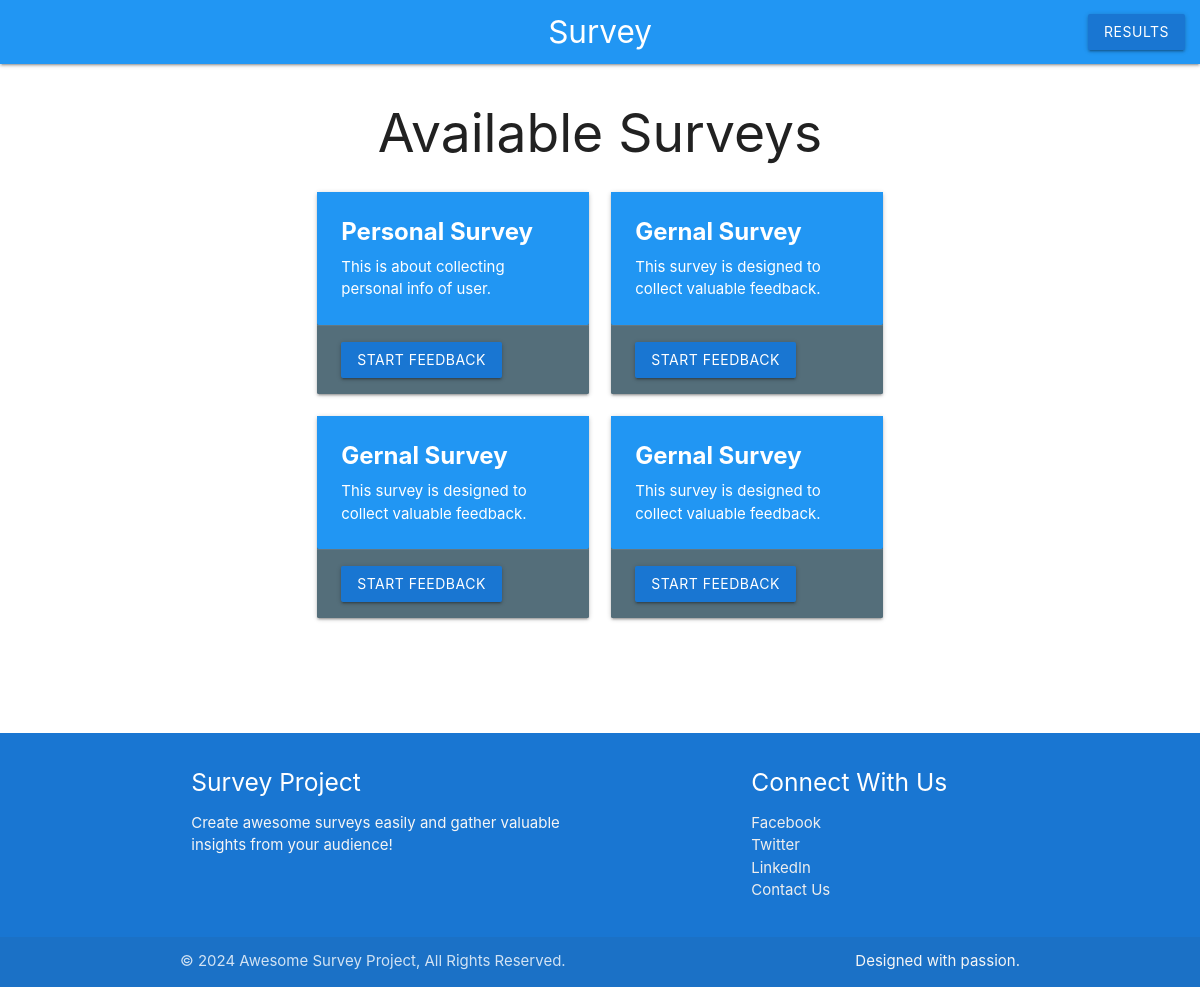
The page / on the database its author committed.
### home/models.py (models this page shows)
class CustomerFeedback(models.Model):
    title = models.CharField(max_length=255,default='Gernal Survey')  # Add this field
    description = models.TextField(null=True, blank=True)  # Add this field
    question = models.ManyToManyField(Questions)

### home/views.py (the view)
# urls.py: path('', surveys,name='surveys'),
def surveys(request):
    feedback = CustomerFeedback.objects.all()
    return render(request, 'surveys.html', {'feedbacks': feedback})

### home/templates/surveys.html
{% extends 'base.html' %}
{% block content %}
  <div class="container" style="margin-top: 40px;">
    <h2 class="center-align">Available Surveys</h2>
    <div class="row">
      {% for feedback in feedbacks %}
        <div class="col s12 m6">
          <div class="card blue-grey darken-1">
            <div class="card-content white-text">
              <span class="card-title">{{ feedback.title }}</span>
              <p>{{ feedback.description|default:"This survey is designed to collect valuable feedback." }}</p>
            </div>
            <div class="card-action">
              <a href="{% url 'survey_view' feedback.id %}" class="btn waves-effect waves-light">Start Feedback</a>
            </div>
          </div>
        </div>
      {% endfor %}
    </div>
  </div>
{% endblock %}

### rows shown on the page
CustomerFeedback: title "Personal Survey", description "This is about collecting personal info of user."
CustomerFeedback: title "Gernal Survey", description "This survey is designed to collect valuable feedback."
CustomerFeedback: title "Gernal Survey", description "This survey is designed to collect valuable feedback."
CustomerFeedback: title "Gernal Survey", description "This survey is designed to collect valuable feedback."
